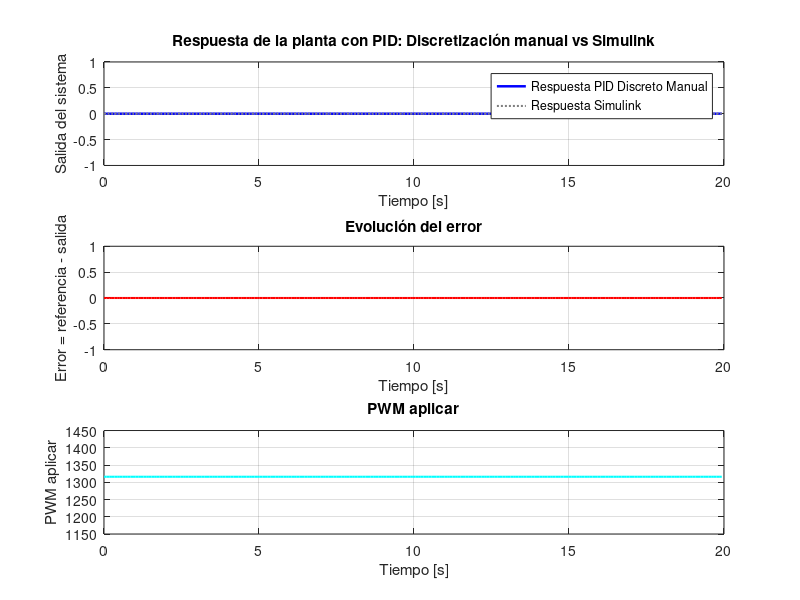

MATLAB code for this plot:
clear; clc; close all;

%% === Parámetros del controlador PIDf (autotuner simulink) ===
Kp = 106.62644;
Ki = 95.63817;
Kd = 102.99198;
N  = 12.00000;

%% === Modelo continuo del controlador PID ===
s = tf('s');
controlador_continuo = tf([(Kp + Kd*N), (Kp*N + Ki), Ki*N], [1, N, 0]);

%% === Parámetros del modelo del sistema ===
% Constantes del modelo físico
I  = 0.0167;  % Momento de inercia
C  = -0.1326; % Constante relacionada al torque
Lm = 0.3310;  % Longitud desde el eje hasta el motor     

angulo_equilibrio = 10 * (pi/180);  % Ángulo de equilibrio en radianes para linealización
condicion_inicial_angulo_modelo_no_lineal = angulo_equilibrio;

A = Lm / I;
B = C * sin(angulo_equilibrio) / I;


% Modelo del motor brushless Fh = m*PWM + r
m = 0.001586;
r = -1.692631;

fuerza_equilibrio  =  -(C * cos(angulo_equilibrio)) / Lm;
PWM_equilibrio = (fuerza_equilibrio-r)/m;
       
ref = 0;  % En radianes

%% === Planta continua ===
planta_mecanica_continua = tf([A], [1 0 B]);
planta_electrica_continua = m;

%% === Parámetros de simulación ===
% Tiempo de muestreo [s]
if B == 0
    T = 0.01;  % Tiempo de muestreo fijo si B es cero
else
    T = abs(1 / (10 * sqrt(B)));  % Tiempo de muestreo 10 veces menor a la frecuencia natural
end

Tsim = 20;    % Duración total de la simulación [s]
t = 0:T:Tsim; % Vector de tiempo para calcular cantidad de muestras
cantidad_muestras = length(t); % Cantidad de muestras basadas en el vector  de tiempo

%% === Entrada de referencia constante ===
entrada = ref * ones(1, cantidad_muestras);

%% === Controlador discreto manual (ecuaciones en diferencias) ===
a = Kp + Kd*N;
b = Kp*N + Ki;
c = Ki*N;
d = N;

K1 = (b*d - c)/(d^2);
K2 = c/d;
K3 = (a*d^2 - b*d + c)/(d^2);

a0 = K1 + K3;
a1 = -K1 - K1*exp(-d*T) + K2*T - 2*K3;
a2 = K1*exp(-d*T) - K2*T*exp(-d*T) + K3;
a3 =  1;
a4 = -exp(-d*T) - 1;
a5 = exp(-d*T);

%% === Discretización de la planta con ZOH ===
planta_mecanica_discreta = c2d(planta_mecanica_continua, T, 'zoh');
[num_p, den_p] = tfdata(planta_mecanica_discreta, 'v');
a1p = num_p(2);
a2p = num_p(3); 
b1p = den_p(1);
b2p = den_p(2); 
b3p = den_p(3);

%% === Inicialización de señales ===
salida_modelo_electrico = zeros(1, cantidad_muestras);  
salida_modelo_mecanico = zeros(1, cantidad_muestras);  
salida_planta = zeros(1, cantidad_muestras);  
PWM_aplicar = zeros(1, cantidad_muestras);  

u_manual       = zeros(1, cantidad_muestras);  % Señal de control
error          = zeros(1, cantidad_muestras);  % Error entre referencia y salida
perturbacion          = zeros(1, cantidad_muestras);  % Perturbación

%perturbacion(t<1)=0.1;

% Variables para valores anteriores (memoria del sistema)
errorm1 = 0; errorm2 = 0;
ukm1 = 0; ukm2 = 0; % salida controlador
ykm1 = 0; ykm2 = 0; % salida planta

smem1 = 0; smem2 = 0; % salida modelo eléctrico
smmm1 = 0; smmm2 = 0; % salida modelo mecánico


%% === Simulación con controlador discreto manual ===
for k = 1:cantidad_muestras
    % Cálculo del error
    error(k) = ref - ykm1;
    
    % Ecuación en diferencias del controlador
    u_manual(k) = (1/a3)*(a0*error(k) + a1*errorm1 + a2*errorm2 ...
                   - a4*ukm1 - a5*ukm2);
    
    % Saturación PWM
    %if u_manual(k) > 2000
    % u_manual(k) = 2000;
    %elseif u_manual(k) < 1000
    % u_manual(k) = 1000;
    %end
    
    % Simulacion Planta: Eléctrica + Mecánica en variable absoluta

    %salida_modelo_electrico(k) = (u_manual(k)-PWM_equilibrio)*(m) + fuerza_equilibrio;
    

    %tf_modelo_mecanico = (1/b1p)*(a1p * (smem1 - fuerza_equilibrio) + a2p * (smem2 - fuerza_equilibrio) ...
    %                      - b2p * smmm1 - b3p * smmm2);

    %salida_modelo_mecanico(k) = tf_modelo_mecanico + angulo_equilibrio;
    %salida_planta(k) = salida_modelo_mecanico(k);
    
    % Simulacion Planta: Eléctrica + Mecánica en variable incremental
    
    % === Saturación del PWM real ===
    PWM_aplicar(k) = u_manual(k) + PWM_equilibrio;
    
    if PWM_aplicar(k) > 2000
        PWM_aplicar(k) = 2000;
    elseif PWM_aplicar(k) < 1000
        PWM_aplicar(k) = 1000;
    end
    
    u_manual(k) = PWM_aplicar(k) - PWM_equilibrio;  % acción de control saturada


    salida_modelo_electrico(k) = m*u_manual(k);
    tf_modelo_mecanico = (1/b1p)*(a1p * (smem1) + a2p * (smem2) ...
                          - b2p * smmm1 - b3p * smmm2);
    
    salida_modelo_mecanico(k) = tf_modelo_mecanico;
    salida_planta(k) = salida_modelo_mecanico(k)+ perturbacion(k);
    
    % Actualizar memorias del controlador
    errorm2 = errorm1; errorm1 = error(k);
    ukm2 = ukm1;       ukm1 = u_manual(k);

    % Actualizar memorias de la planta
    smem2 = smem1;      smem1 = salida_modelo_electrico(k); 
    smmm2 = smmm1;      smmm1 = salida_modelo_mecanico(k);
    ykm2 = ykm1;       ykm1 = salida_planta(k);
end

%% === Datos simulados desde Simulink para comparación ===
tiempo_simulink = [];

salida_simulink = [];

%% === Gráfica comparativa de respuestas ===
figure('Name', 'Comparación PID manual vs Simulink', 'NumberTitle', 'off');

% Respuesta del sistema + referencia
subplot(3,1,1);
stairs(t, salida_planta, 'b', 'LineWidth', 1.8); hold on;
plot(tiempo_simulink, salida_simulink, 'm--', 'LineWidth', 1.5);
plot(t, entrada, ':', 'Color', [0.5 0.5 0.5], 'LineWidth', 1.5); % entrada en gris punteado
title('Respuesta de la planta con PID: Discretización manual vs Simulink');
xlabel('Tiempo [s]');
ylabel('Salida del sistema');
legend('Respuesta PID Discreto Manual', 'Respuesta Simulink', 'Entrada de referencia');
grid on;

% Error en el tiempo
subplot(3,1,2);
plot(t, error, 'r', 'LineWidth', 1.5);
title('Evolución del error');
xlabel('Tiempo [s]');
ylabel('Error = referencia - salida');
grid on;

% Acción de control(multiplicada por m ya que esta es la encargada de la normalización)
%subplot(3,1,3);
%stairs(t, u_manual, 'c', 'LineWidth', 1.5); hold on;
%title('Acción de control (u[k])');
%xlabel('Tiempo [s]');
%ylabel('Señal de control');
%grid on;

% Acción de control(multiplicada por m ya que esta es la encargada de la normalización)
subplot(3,1,3);
stairs(t, PWM_aplicar, 'c', 'LineWidth', 1.5); hold on;
title('PWM aplicar');
xlabel('Tiempo [s]');
ylabel('PWM aplicar');
grid on;

%% ------------------------------------------ EXTRA -------------------------------

%% === Discretización ZOH del controlador PIDf y comparación ===
% (usa la misma variable 'T' y 'controlador_continuo' ya definidas)

controlador_discreto_zoh = c2d(controlador_continuo, T, 'zoh');
[num_zoh, den_zoh]       = tfdata(controlador_discreto_zoh, 'v');

% --- Coeficientes ZOH ---
b0_z = num_zoh(1);   b1_z = num_zoh(2);   b2_z = num_zoh(3);
a1_z = den_zoh(2);   a2_z = den_zoh(3);   % (a0_z = 1)

% --- Comparación con tus coeficientes manuales ---
fprintf('\n==============================================================\n');
fprintf('Comparación de coeficientes del controlador discreto PIDf\n');
fprintf('            Manual\t\tZOH\t\tΔ (ZOH-Manual)\n');
fprintf('b0 ≡ a0  %12.6f\t%12.6f\t% .3e\n', a0, b0_z, b0_z - a0);
fprintf('b1 ≡ a1  %12.6f\t%12.6f\t% .3e\n', a1, b1_z, b1_z - a1);
fprintf('b2 ≡ a2  %12.6f\t%12.6f\t% .3e\n', a2, b2_z, b2_z - a2);
fprintf('a1 ≡ a4  %12.6f\t%12.6f\t% .3e\n', a4, a1_z, a1_z - a4);
fprintf('a2 ≡ a5  %12.6f\t%12.6f\t% .3e\n', a5, a2_z, a2_z - a5);
fprintf('==============================================================\n');